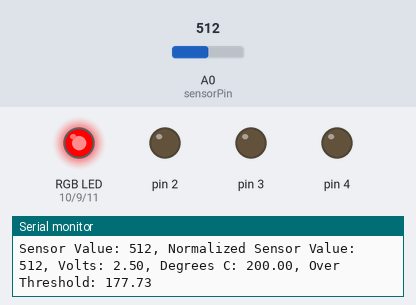
This sketch was run on a simulated Arduino Uno, built with avr-gcc and run on an emulated ATmega328P. Shown: an RGB LED mixed from three pins (HIGH = lit), output pins drawn as LEDs (lit = HIGH), the last lines printed to the serial monitor. The inputs (shaded band) are chosen by the test bench; at power-on: A0 (sensorPin) = 512. Dim RGB values are drawn brighter than linear.

Above: at 1.2 s.
1.3 s: A0 (sensorPin) set to 167
4.3 s: A0 (sensorPin) set to 156
At 6.3 s:
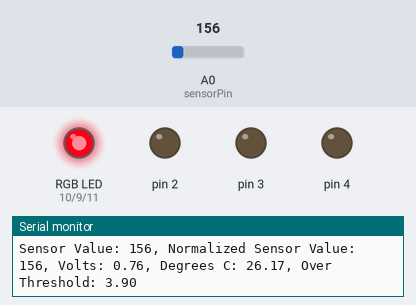
6.9 s: A0 (sensorPin) set to 122
At 7.8 s:
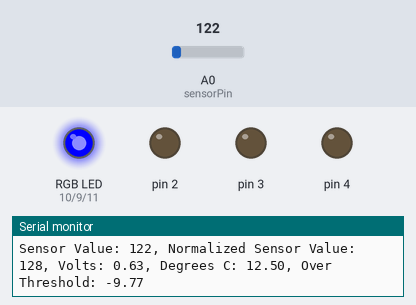
8.7 s: A0 (sensorPin) set to 306
At 9.6 s:
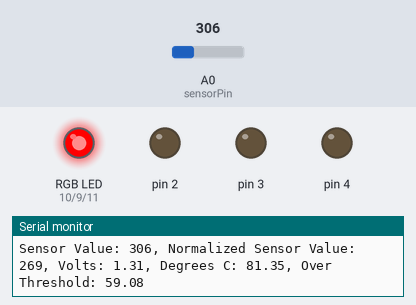
10.4 s: A0 (sensorPin) set to 0
At 11.03 s:
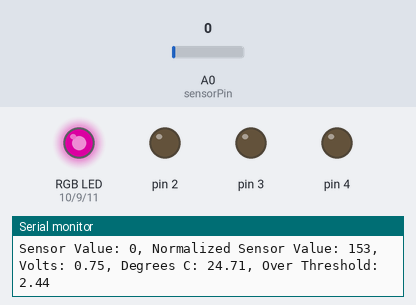
12.5 s: A0 (sensorPin) set to 1023
At 13.2 s:
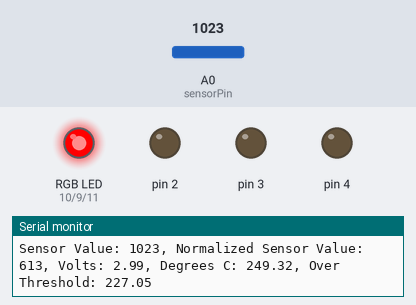
Timing chart, 0 to 15.2 s (numbered marks = the images above; inputs shaded):
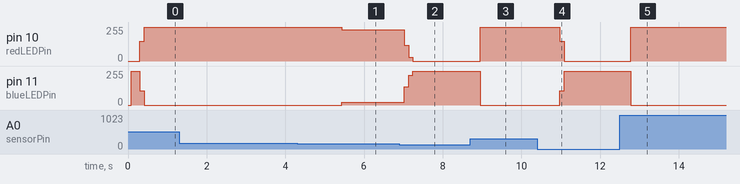

Measured:
- after the input at 4.3 s, pin 10 (redLEDPin): 255/255 → 235/255 after 1.1 s; pin 11 (blueLEDPin): 0/255 → 20/255 after 1.1 s
- after the input at 6.9 s, pin 10 (redLEDPin): 235/255 → 117/255 after 0.13 s, → 30/255 0.11 s later, → 0/255 0.11 s later; pin 11 (blueLEDPin): 20/255 → 138/255 after 0.13 s, → 225/255 0.11 s later, → 255/255 0.11 s later
- after the input at 8.7 s, pin 10 (redLEDPin): 0/255 → 255/255 after 0.25 s; pin 11 (blueLEDPin): 255/255 → 0/255 after 0.25 s
- after the input at 10.4 s, pin 10 (redLEDPin): 255/255 → 147/255 after 0.58 s, → 0/255 0.11 s later; pin 11 (blueLEDPin): 0/255 → 108/255 after 0.58 s, → 255/255 0.11 s later
- after the input at 12.5 s, pin 10 (redLEDPin): 0/255 → 255/255 after 0.27 s; pin 11 (blueLEDPin): 255/255 → 0/255 after 0.27 s

The sketch:

Lab3_FeelTheHeat.ino
```cpp
const int sensorPin = A0;
const float lowerLimit = 22.27;
const float upperLimit = 26.52;
const float limitDifference = upperLimit - lowerLimit;
const float lightVal = (255 / limitDifference);
float tempDifference;

const int greenLEDPin = 9;
const int redLEDPin = 10;
const int blueLEDPin = 11;

int redValue = 0;
int greenValue = 0;
int blueValue = 0;

int temperatures[10];
int normalizedSensor = 0;
int currentIndex = 0;
int total = 0;

void setup() {
   Serial.begin(9600);
   for(int pinNumber = 2; pinNumber < 5; pinNumber++){
     pinMode(pinNumber, OUTPUT);
     digitalWrite(pinNumber, LOW);
   }

   pinMode(greenLEDPin, OUTPUT);
   pinMode(redLEDPin, OUTPUT);
   pinMode(blueLEDPin, OUTPUT);

   Serial.print("Limit Difference: ");
   Serial.println(limitDifference);
   Serial.print("Light Val: ");
   Serial.println(lightVal);
   Serial.println();
}

void loop() {
   int sensorVal = analogRead(sensorPin);
   Serial.print("Sensor Value: ");
   Serial.print(sensorVal);

   total = total - temperatures[currentIndex];
   temperatures[currentIndex] = sensorVal;
   total += sensorVal;

   currentIndex++;

   if (currentIndex >= 10) {
    currentIndex = 0;
   }
   normalizedSensor = total/10;
   Serial.print(", Normalized Sensor Value: ");
   Serial.print(normalizedSensor);

   float voltage = (normalizedSensor/1024.0) * 5.0;
   Serial.print(", Volts: ");
   Serial.print(voltage);
   Serial.print(", Degrees C: ");

   float temperature = (voltage - .5) * 100;
   Serial.print(temperature);

   analogWrite(redLEDPin, redValue);
   analogWrite(greenLEDPin, greenValue);
   analogWrite(blueLEDPin, blueValue);

   tempDifference = temperature - lowerLimit;
   Serial.print(", Over Threshold: ");
   Serial.println(tempDifference);

   blueValue = 255 - (tempDifference * lightVal);
   redValue = 255 - blueValue;

   if(temperature > upperLimit){
     blueValue = 0;
     redValue = 255;
   }
   else if(temperature < lowerLimit){
     blueValue = 255;
     redValue = 0;
   }

   analogWrite(redLEDPin, redValue);
   analogWrite(greenLEDPin, greenValue);
   analogWrite(blueLEDPin, blueValue);

}
```
